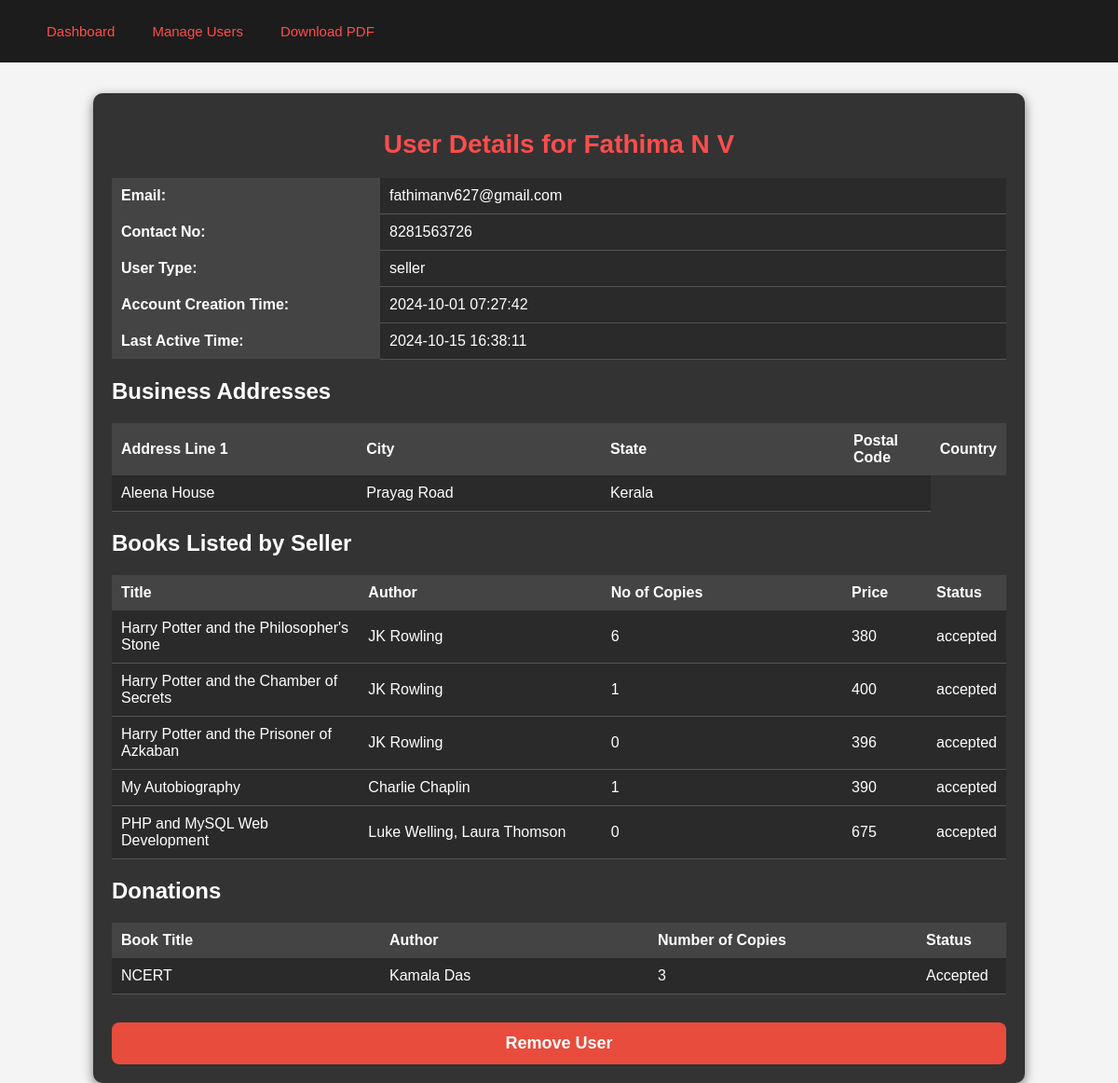
The page /admin/user_details.php?user_id=12 (signed in) on the database its author committed.
### tables this page shows
CREATE TABLE `user` (
  `user_id` int(11) NOT NULL,
  `first_name` varchar(30) NOT NULL,
  `last_name` varchar(30) NOT NULL,
  `contact_no` varchar(20) DEFAULT NULL,
  `email` varchar(50) NOT NULL,
  `password` varchar(255) NOT NULL,
  `user_type` enum('user','seller') NOT NULL,
  `created_at` timestamp NOT NULL DEFAULT current_timestamp(),
  `last_active` timestamp NULL DEFAULT NULL
);

CREATE TABLE `addresses` (
  `address_id` int(11) NOT NULL,
  `user_id` int(11) NOT NULL,
  `address_line1` varchar(255) NOT NULL,
  `address_line2` varchar(255) DEFAULT NULL,
  `postcode` varchar(20) NOT NULL,
  `state` varchar(100) NOT NULL,
  `is_active` tinyint(1) DEFAULT 0
);

CREATE TABLE `books` (
  `title_id` int(11) NOT NULL,
  `seller_id` int(11) DEFAULT NULL,
  `title` varchar(255) DEFAULT NULL,
  `author` varchar(100) DEFAULT NULL,
  `description` text DEFAULT NULL,
  `original_price` float DEFAULT NULL,
  `category_id` int(11) DEFAULT NULL,
  `condition_id` int(11) DEFAULT NULL,
  `unit_price` float DEFAULT NULL,
  `total_price` float DEFAULT NULL,
  `No_of_copies` int(11) DEFAULT NULL,
  `status` enum('pending','accepted','rejected') DEFAULT 'pending',
  `added_at` timestamp NOT NULL DEFAULT current_timestamp() ON UPDATE current_timestamp()
);

CREATE TABLE `donations` (
  `Donation_id` int(11) NOT NULL,
  `Donor_id` int(11) NOT NULL,
  `Book_title` varchar(255) NOT NULL,
  `Author` varchar(100) NOT NULL,
  `No_of_copies` int(11) NOT NULL,
  `Category_id` int(11) NOT NULL,
  `condition_id` int(11) NOT NULL,
  `status` varchar(50) NOT NULL DEFAULT 'Pending',
  `requested_time` timestamp NOT NULL DEFAULT current_timestamp()
);

### admin/user_details.php (the view, shortened to what this page needs)
<?php
include '../db_connect.php';
$user_id = $_GET['user_id'];
$stmt = $conn->prepare("SELECT first_name, last_name, email, contact_no, user_type, created_at, last_active FROM user WHERE user_id = ?");
$stmt->bind_param("i", $user_id);
$stmt->execute();
$user_details = $stmt->get_result()->fetch_assoc();
?>
<!DOCTYPE html>
<html lang="en">
<head>
    <link rel="stylesheet" href="admin_dashboard_style.css">
    <link rel="stylesheet" href="user_det_style.css">
</head>
<body>
<nav class="nav-ribbon">
    <a href="admin_dashboard.php">Dashboard</a>
    <a href="manage_users.php" class="manage-users-link">Manage Users</a>
    <a href="generate_user_pdf.php?user_id=<?php echo $user_id; ?>" target="_blank" class="download-btn">
        Download PDF
    </a>
</nav>
<div class="user-details-container">
    <h1>User Details for <?php echo htmlspecialchars($user_details['first_name'] . ' ' . $user_details['last_name']); ?></h1>
    <table>
        <tr>
            <th>Email:</th>
            <td><?php echo htmlspecialchars($user_details['email']); ?></td>
        </tr>
        <tr>
            <th>Contact No:</th>
            <td><?php echo htmlspecialchars($user_details['contact_no']); ?></td>
        </tr>
        <tr>
            <th>User Type:</th>
            <td><?php echo htmlspecialchars($user_details['user_type']); ?></td>
        </tr>
        <tr>
            <th>Account Creation Time:</th>
            <td><?php echo htmlspecialchars($user_details['created_at']); ?></td>
        </tr>
        <tr>
            <th>Last Active Time:</th>
            <td><?php echo htmlspecialchars($user_details['last_active']); ?></td>
        </tr>
    </table>
    <?php if ($user_details['user_type'] == 'user'): ?>
        <h2>Shipping Addresses</h2>
        <table>
            <tr>
                <th>Address Line 1</th>
                <th>City</th>
                <th>State</th>
                <th>Postal Code</th>
                <th>Country</th>
            </tr>
            <?php
            $stmt = $conn->prepare("SELECT address_line_1, city, state, postal_code, country FROM shipping_addresses WHERE user_id = ?");
            $stmt->bind_param("i", $user_id);
            $stmt->execute();
            $shipping_addresses = $stmt->get_result();
            $stmt->close();
            while ($address = $shipping_addresses->fetch_assoc()): ?>
                <tr>
                    <td><?php echo htmlspecialchars($address['address_line_1']); ?></td>
                    <td><?php echo htmlspecialchars($address['city']); ?></td>
                    <td><?php echo htmlspecialchars($address['state']); ?></td>
                    <td><?php echo htmlspecialchars($address['postal_code']); ?></td>
                    <td><?php echo htmlspecialchars($address['country']); ?></td>
                </tr>
            <?php endwhile; ?>
        </table>
    <?php elseif ($user_details['user_type'] == 'seller'): ?>
        <h2>Business Addresses</h2>
        <table>
            <tr>
                <th>Address Line 1</th>
                <th>City</th>
                <th>State</th>
                <th>Postal Code</th>
                <th>Country</th>
            </tr>
            <?php
            $stmt = $conn->prepare("SELECT address_line1, address_line2, state, postcode FROM addresses WHERE user_id = ?");
            $stmt->bind_param("i", $user_id);
            $stmt->execute();
            $business_addresses = $stmt->get_result();
            while ($address = $business_addresses->fetch_assoc()): ?>
                <tr>
                    <td><?php echo htmlspecialchars($address['address_line1']); ?></td>
                    <td><?php echo htmlspecialchars($address['address_line2']); ?></td>
                    <td><?php echo htmlspecialchars($address['state']); ?></td>
                    <td><?php echo htmlspecialchars($address['postcode']); ?></td>
                </tr>
            <?php endwhile; ?>
        </table>
        <h2>Books Listed by Seller</h2>
        <table>
            <tr>
                <th>Title</th>
                <th>Author</th>
                <th>No of Copies</th>
                <th>Price</th>
                <th>Status</th>
            </tr>
            <?php
            $stmt = $conn->prepare("SELECT title, author, No_of_copies, unit_price, status FROM books WHERE seller_id = ?");
            $stmt->bind_param("i", $user_id);
            $stmt->execute();
            $books = $stmt->get_result();
            while ($book = $books->fetch_assoc()): ?>
                <tr>
                    <td><?php echo htmlspecialchars($book['title']); ?></td>
                    <td><?php echo htmlspecialchars($book['author']); ?></td>
                    <td><?php echo htmlspecialchars($book['No_of_copies']); ?></td>
                    <td><?php echo htmlspecialchars($book['unit_price']); ?></td>
                    <td><?php echo htmlspecialchars($book['status']); ?></td>
                </tr>
            <?php endwhile; ?>
        </table>
    <?php endif; ?>
    <h2>Donations</h2>
    <table>
        <tr>
            <th>Book Title</th>
            <th>Author</th>
            <th>Number of Copies</th>
            <th>Status</th>
        </tr>
        <?php
        $stmt = $conn->prepare("SELECT Book_title, Author, No_of_copies, status FROM donations WHERE Donor_id = ?");
        $stmt->bind_param("i", $user_id);
        $stmt->execute();
        $donations = $stmt->get_result();
        while ($donation = $donations->fetch_assoc()): ?>
            <tr>
                <td><?php echo htmlspecialchars($donation['Book_title']); ?></td>
                <td><?php echo htmlspecialchars($donation['Author']); ?></td>
                <td><?php echo htmlspecialchars($donation['No_of_copies']); ?></td>
                <td><?php echo htmlspecialchars($donation['status']); ?></td>
            </tr>
        <?php endwhile; ?>
    </table>
    <form action="remove_user.php" method="POST" onsubmit="return confirm('Are you sure you want to remove this user?');">
        <button type="submit" class="remove-user-btn">Remove User</button>
    </form>
</div>
</body>
</html>

### admin/admin_dashboard_style.css (style rules this page uses)
body { font-family: Arial, sans-serif; background-color: #f4f4f4; margin: 0; display: flex; min-height: 100vh; }
h1 { color: #333; }

### admin/user_det_style.css (style rules this page uses)
.nav-ribbon { background-color: #1c1c1c; color: white; padding: 20px; position: fixed; top: 0; left: 0; width: 100%; z-index: 1000; display: flex; justify-content: flex-start; align-items: center; }
.nav-ribbon a { color: #ff4d4d; text-decoration: none; font-size: 15px; margin-left: 20px; padding: 5px 10px; }
.user-details-container { margin-top: 100px; padding: 20px; width: 80%; margin-left: auto; margin-right: auto; background-color: #333; border-radius: 10px; box-shadow: 0px 4px 12px rgba(0, 0, 0, 0.5); color: white; }
table { width: 100%; border-collapse: collapse; margin: 20px 0; }
table th { text-align: left; color: white; padding: 10px; font-weight: bold; width: 30%; background-color: #444; }
table td { padding: 10px; background-color: #2a2a2a; border-bottom: 1px solid #555; color: white; }
h1 { color: #ff4d4d; font-size: 28px; text-align: center; margin-bottom: 20px; }
.remove-user-btn { background-color: #e74c3c; color: white; padding: 12px 25px; border: none; border-radius: 8px; font-size: 18px; font-weight: bold; cursor: pointer; margin-top: 30px; display: block; text-align: center; width: 100%; transition: background-color 0.3s ease; }

### rows shown on the page
user: first_name+last_name "Fathima N V", email "fathimanv627@gmail.com", contact_no "8281563726", user_type "seller", created_at "2024-10-01 07:27:42", last_active "2024-10-15 16:38:11"
addresses: address_line1 "Aleena House", address_line2 "Prayag Road", state "Kerala"
books: title "Harry Potter and the Philosopher's Stone", author "JK Rowling", No_of_copies "6", unit_price "380", status "accepted"
books: title "Harry Potter and the Chamber of Secrets", author "JK Rowling", No_of_copies "1", unit_price "400", status "accepted"
books: title "Harry Potter and the Prisoner of Azkaban", author "JK Rowling", No_of_copies "0", unit_price "396", status "accepted"
books: title "My Autobiography", author "Charlie Chaplin", No_of_copies "1", unit_price "390", status "accepted"
books: title "PHP and MySQL Web Development", author "Luke Welling, Laura Thomson", No_of_copies "0", unit_price "675", status "accepted"
donations: Book_title "NCERT", Author "Kamala Das", No_of_copies "3", status "Accepted"
